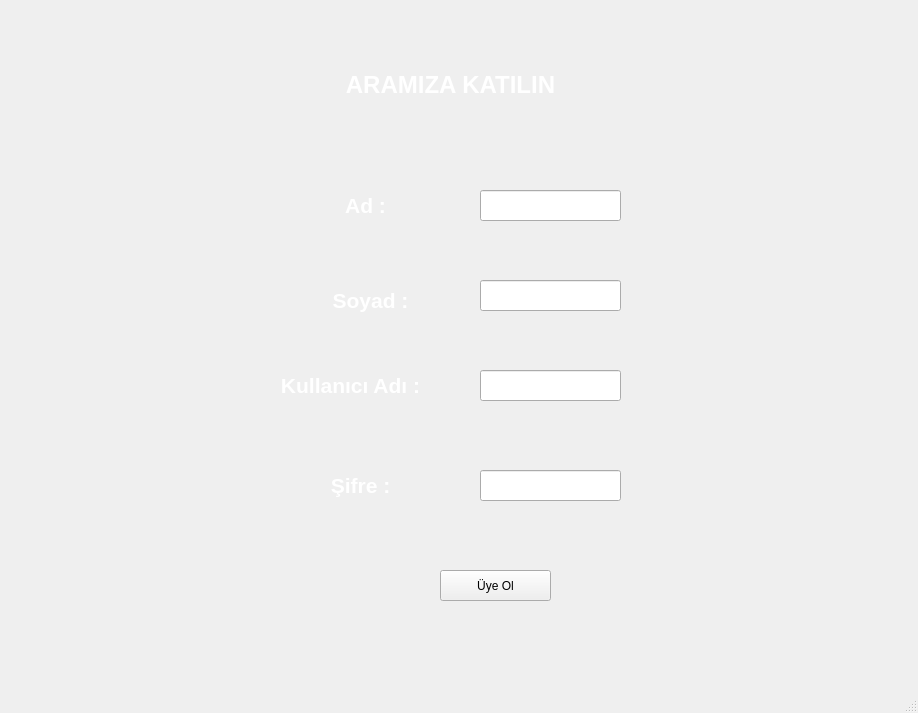
<?xml version="1.0" encoding="UTF-8"?>
<ui version="4.0">
 <class>MainWindow</class>
 <widget class="QMainWindow" name="MainWindow">
  <property name="geometry">
   <rect>
    <x>0</x>
    <y>0</y>
    <width>918</width>
    <height>713</height>
   </rect>
  </property>
  <property name="windowTitle">
   <string>MainWindow</string>
  </property>
  <widget class="QWidget" name="centralwidget">
   <widget class="QLabel" name="label">
    <property name="geometry">
     <rect>
      <x>-30</x>
      <y>-70</y>
      <width>1001</width>
      <height>791</height>
     </rect>
    </property>
    <property name="text">
     <string/>
    </property>
    <property name="pixmap">
     <pixmap>75515051-dark-background-with-spotlights-light-studio.jpg</pixmap>
    </property>
    <property name="scaledContents">
     <bool>true</bool>
    </property>
   </widget>
   <widget class="QLabel" name="label_2">
    <property name="geometry">
     <rect>
      <x>250</x>
      <y>40</y>
      <width>401</width>
      <height>91</height>
     </rect>
    </property>
    <property name="text">
     <string>&lt;html&gt;&lt;head/&gt;&lt;body&gt;&lt;p align=&quot;center&quot;&gt;&lt;span style=&quot; font-size:18pt; font-weight:600; color:#ffffff;&quot;&gt;ARAMIZA KATILIN&lt;/span&gt;&lt;/p&gt;&lt;/body&gt;&lt;/html&gt;</string>
    </property>
   </widget>
   <widget class="QLabel" name="label_3">
    <property name="geometry">
     <rect>
      <x>310</x>
      <y>190</y>
      <width>111</width>
      <height>31</height>
     </rect>
    </property>
    <property name="text">
     <string>&lt;html&gt;&lt;head/&gt;&lt;body&gt;&lt;p align=&quot;center&quot;&gt;&lt;span style=&quot; font-size:16pt; font-weight:600; color:#ffffff;&quot;&gt;Ad :&lt;/span&gt;&lt;/p&gt;&lt;/body&gt;&lt;/html&gt;</string>
    </property>
   </widget>
   <widget class="QLabel" name="label_4">
    <property name="geometry">
     <rect>
      <x>300</x>
      <y>280</y>
      <width>141</width>
      <height>41</height>
     </rect>
    </property>
    <property name="text">
     <string>&lt;html&gt;&lt;head/&gt;&lt;body&gt;&lt;p align=&quot;center&quot;&gt;&lt;span style=&quot; font-size:16pt; font-weight:600; color:#ffffff;&quot;&gt;Soyad :&lt;/span&gt;&lt;/p&gt;&lt;/body&gt;&lt;/html&gt;</string>
    </property>
   </widget>
   <widget class="QLabel" name="label_5">
    <property name="geometry">
     <rect>
      <x>250</x>
      <y>360</y>
      <width>201</width>
      <height>51</height>
     </rect>
    </property>
    <property name="text">
     <string>&lt;html&gt;&lt;head/&gt;&lt;body&gt;&lt;p align=&quot;center&quot;&gt;&lt;span style=&quot; font-size:16pt; font-weight:600; color:#ffffff;&quot;&gt;Kullanıcı Adı :&lt;/span&gt;&lt;/p&gt;&lt;/body&gt;&lt;/html&gt;</string>
    </property>
   </widget>
   <widget class="QLabel" name="label_6">
    <property name="geometry">
     <rect>
      <x>300</x>
      <y>460</y>
      <width>121</width>
      <height>51</height>
     </rect>
    </property>
    <property name="text">
     <string>&lt;html&gt;&lt;head/&gt;&lt;body&gt;&lt;p align=&quot;center&quot;&gt;&lt;span style=&quot; font-size:16pt; font-weight:600; color:#ffffff;&quot;&gt;Şifre :&lt;/span&gt;&lt;/p&gt;&lt;/body&gt;&lt;/html&gt;</string>
    </property>
   </widget>
   <widget class="QLineEdit" name="uyead">
    <property name="geometry">
     <rect>
      <x>480</x>
      <y>190</y>
      <width>141</width>
      <height>31</height>
     </rect>
    </property>
   </widget>
   <widget class="QLineEdit" name="uyesoyad">
    <property name="geometry">
     <rect>
      <x>480</x>
      <y>280</y>
      <width>141</width>
      <height>31</height>
     </rect>
    </property>
   </widget>
   <widget class="QLineEdit" name="uyekulladi">
    <property name="geometry">
     <rect>
      <x>480</x>
      <y>370</y>
      <width>141</width>
      <height>31</height>
     </rect>
    </property>
   </widget>
   <widget class="QLineEdit" name="uyesifre">
    <property name="geometry">
     <rect>
      <x>480</x>
      <y>470</y>
      <width>141</width>
      <height>31</height>
     </rect>
    </property>
    <property name="echoMode">
     <enum>QLineEdit::Password</enum>
    </property>
   </widget>
   <widget class="QPushButton" name="uyeol">
    <property name="geometry">
     <rect>
      <x>440</x>
      <y>570</y>
      <width>111</width>
      <height>31</height>
     </rect>
    </property>
    <property name="text">
     <string>Üye Ol</string>
    </property>
   </widget>
  </widget>
  <widget class="QMenuBar" name="menubar">
   <property name="geometry">
    <rect>
     <x>0</x>
     <y>0</y>
     <width>918</width>
     <height>26</height>
    </rect>
   </property>
  </widget>
  <widget class="QStatusBar" name="statusbar"/>
 </widget>
 <resources/>
 <connections/>
</ui>
